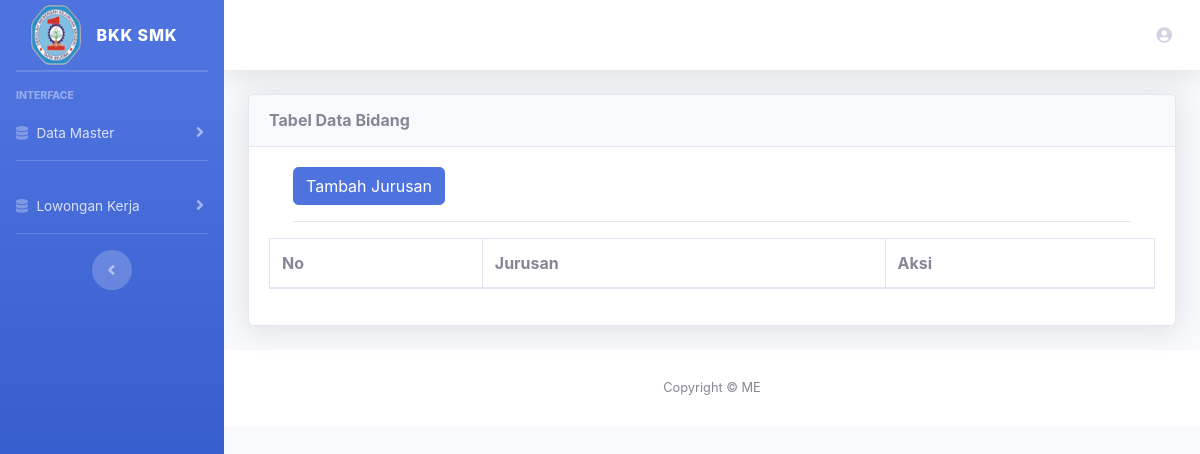
The app's page /index.php/admin/jurusan, older data.
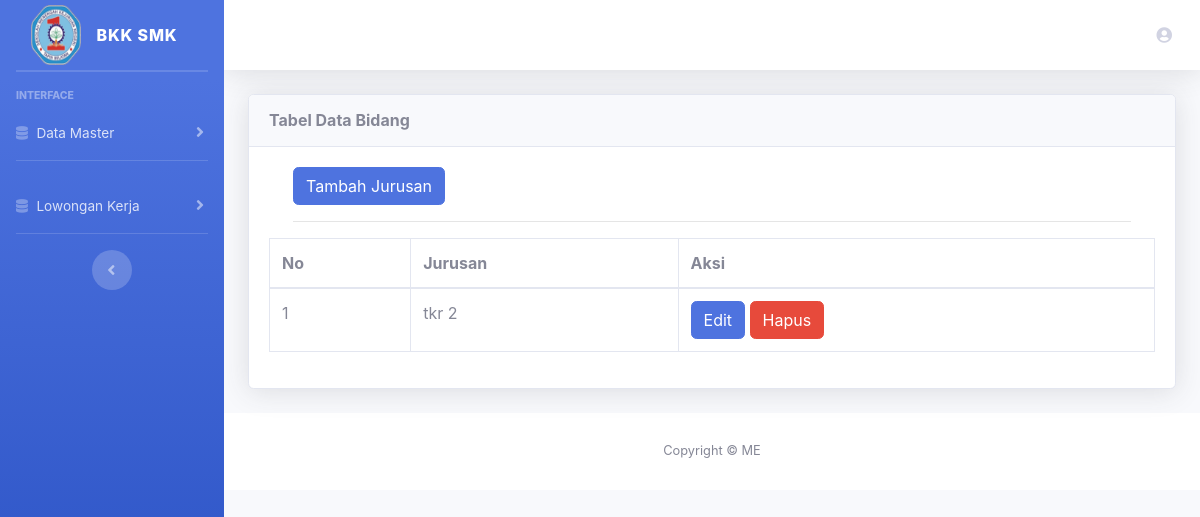
The same page, newer data.
### tables this page shows
CREATE TABLE `jurusan` (
  `id_jurusan` int(11) NOT NULL,
  `nama_jurusan` varchar(100) NOT NULL
);

### application/controllers/Admin.php (called while the page is built, shortened)
<?php
class Admin extends CI_Controller
{
    public function __construct()
    {
        $this->load->library('form_validation');
        $this->load->model('lowongan_m');
        $this->load->model('jurusan_m');
        $this->load->model('alumni_m');
    }
    public function jurusan()
    {
        $data['judul'] = 'Data jurusan';
        $data['nama'] = $this->session->userdata('nama_alumni');
        $data['data'] = $this->jurusan_m->get_all_jurusan();
        $this->load->view('template/header', $data);
        $this->load->view('admin/jurusan/data_jurusan', $data);
        $this->load->view('template/footer');
    }
}

### index.php (called while the page is built, shortened)
<?php
require_once BASEPATH.'core/CodeIgniter.php';

### application/models/Jurusan_m.php (called while the page is built, shortened)
<?php
class Jurusan_m extends CI_Model
{
    public function get_all_jurusan()
    {
        $this->db->order_by('id_jurusan', 'DESC');
        return $this->db->get('jurusan')->result();
    }
}

### application/views/admin/jurusan/data_jurusan.php (the view)
<div class="container-fluid">
    <div class="card shadow mb-4">
        <div class="card-header py-3">
            <h6 class="m-0 font-weight-bold ">Tabel Data Bidang</h6>
        </div>
        <div class="card-body">
            <div class="table-responsive">
                <div class="container">
                    <a href="<?= base_url('admin/tambah_jurusan') ?>" class="btn btn-primary">Tambah Jurusan</a>
                    <hr>
                </div>
                <table class="table table-bordered" id="dataTable" width="100%" cellspacing="0">
                    <thead>
                        <tr>
                            <th>No</th>
                            <th>Jurusan</th>
                            <th>Aksi</th>
                        </tr>
                    </thead>
                    <tbody>
                        <?php
                        $nomor = 1;
                        foreach ($data as $x) { ?>
                            <tr>
                                <td><?= $nomor++; ?></td>
                                <td><?= $x->nama_jurusan; ?></td>
                                <td>
                                    <a href="<?= base_url('admin/edit_jurusan/') . $x->id_jurusan; ?>" class="btn btn-primary">Edit</a>
                                    <a href="<?= base_url('admin/hapus_jurusan/') . $x->id_jurusan; ?>" onclick="return confirm('Yakin Hapus?')" class="btn btn-danger">Hapus</a>
                                </td>
                            </tr>
                        <?php } ?>
                    </tbody>
                </table>
            </div>
        </div>
    </div>
</div>

Row changes from the older to the newer data that the page shows:
added jurusan: nama_jurusan "tkr 2"
